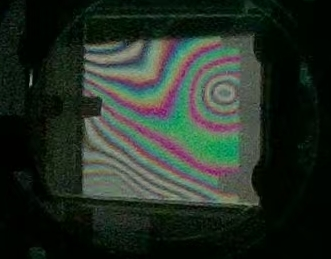
#> input picture Thickness_variation_analysis/example2/227b062e3179bf0809ca7c88c1eced72.jpg, 331 x 259 px; its folder holds only this picture in this run
$ python -i fringe_center.py   (imports and definitions only)   (older library calls are emulated)
#> lines starting #> are read from the running program, lines starting #| are printed output that depends on the picture; after the words box and inside, x2 and y2 are one past the last pixel; in counts of white or black regions, pixels touching at a corner belong together
#> further down, picture is the input picture: shape (259, 331, 3); mean B, G, R 37.8, 47.2, 37.1
"""白光干涉竖条纹的零光程差中心定位。"""
from __future__ import annotations

from collections import deque

import cv2
import numpy as np
from scipy import ndimage, signal

from app.engine.vision.fringe_width import locate_central_band


# [59 lines left out: functions _normalise, _estimate_period, _profiles_for_vertical_stripes, _symmetry_at, not called in this run]


def _aligned_region(image: np.ndarray) -> tuple[np.ndarray, float]:
    """沿 x(y)=x_mid+slope*(y-h/2) 对齐最多 64 行，保留中间高度横坐标。"""
    h, w = image.shape[:2]
#> h = 259; w = 331
    scale = min(1.0, 320.0 / max(h, w))
#> scale = 0.967
    small = cv2.resize(image, (max(3, round(w * scale)), max(3, round(h * scale))))
    small = small.astype(np.float32)
    if small.ndim == 3:
        small = small[:, :, :3]
    smooth = cv2.GaussianBlur(small, (0, 0), 1.0)
    gx = cv2.Sobel(smooth, cv2.CV_32F, 1, 0, ksize=3)
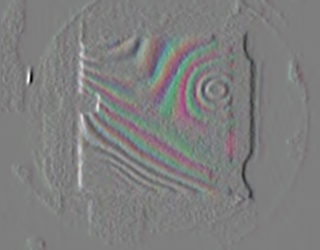
#> gx: shape (250, 320, 3) float32; mean B, G, R -0.2, -0.2, -0.1; drawn with min black and max white
    gy = cv2.Sobel(smooth, cv2.CV_32F, 0, 1, ksize=3)
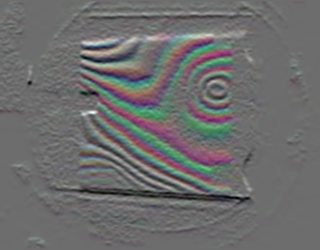
#> gy: shape (250, 320, 3) float32; mean B, G, R -0.2, -0.3, -0.1; drawn with min black and max white
    power = gx * gx + gy * gy
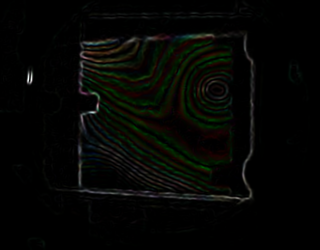
#> power: shape (250, 320, 3) float32; mean B, G, R 1305.8, 2103.8, 1794.3; drawn with min black and max white
    cap = float(np.percentile(power, 90))
#> cap = 5496.6
    weight = np.minimum(1.0, cap / np.maximum(power, 1e-12))
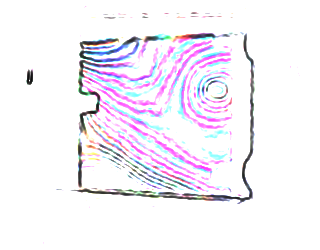
#> weight: shape (250, 320, 3) float32; mean B, G, R 0.973, 0.945, 0.96
    xx, yy, xy = (float(np.sum(v * weight)) for v in (gx*gx, gy*gy, gx*gy))
#> xx = 100023680; yy = 174487232; xy = -17716470
    agreement = np.hypot(xx - yy, 2 * xy) / max(xx + yy, 1e-12)
#> agreement = 0.3
    angle = .5 * np.arctan2(2 * xy, xx - yy)
#> angle = -1.35
    slope = -float(np.tan(angle)) * (w / small.shape[1]) / (h / small.shape[0])
#> slope = 4.42
    if agreement >= .35 and abs(slope) > np.tan(np.deg2rad(60)):
        raise ValueError("条纹接近水平，无法可靠定位竖直中心标线")
    if agreement < .35:
        slope = 0.0
    if abs(slope) < .003:
        slope = 0.0
    half_height = min((h - 1) / 2, .35 * (w - 1) / max(abs(slope), 1e-9))
#> half_height = 129
    rows = np.linspace(max(0, h/2-half_height), min(h-1, h/2+half_height),
                       min(64, h), dtype=np.float32)
#> rows = 64 values from 0.5 to 258
    shifts = slope * (rows - h/2)
#> shifts = 64 values from 0 to 0
    map_x = np.arange(w, dtype=np.float32)[None, :] + shifts[:, None]
    map_y = np.broadcast_to(rows[:, None], map_x.shape).copy()
    aligned = cv2.remap(image, map_x, map_y, cv2.INTER_LINEAR,
                        borderMode=cv2.BORDER_REPLICATE)
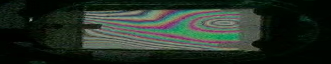
#> aligned: shape (64, 331, 3); mean B, G, R 37.4, 46.8, 36.7
    valid = (map_x >= 0) & (map_x <= w-1)
    # 对齐后选纹理清楚的行；边缘列只累加原图内的有效采样，不使用复制边界。
    row_gray = aligned if aligned.ndim == 2 else np.mean(aligned, axis=2)
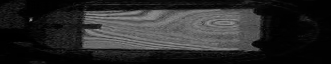
#> row_gray: shape (64, 331) float64; min 0, max 147.7, mean 40.3
    texture = np.mean(np.abs(np.diff(row_gray.astype(np.float32), axis=1)), axis=1)
#> texture = 64 values, max 5.37 at index 20, min 0.337 at index 63, mean 3.25
    keep = texture >= np.percentile(texture, 45)
    valid &= keep[:, None]
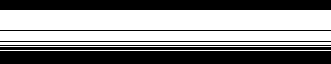
#> valid: shape (64, 331) bool; 54.7% white; 6 black regions, box (x1, y1, x2, y2) and area: (0, 51, 331, 64) 4303, (0, 0, 331, 10) 3310, (0, 47, 331, 50) 993, (0, 30, 331, 31) 331, (0, 41, 331, 42) 331, (0, 45, 331, 46) 331
    vals = aligned.astype(np.float32)
    if vals.ndim == 3:
        profile = np.sum(vals * valid[:, :, None], axis=0) / np.maximum(valid.sum(0)[:, None], 1)
#> profile = 331 rows, first 8: [9.74, 16.14, 7.97], [9.23, 15.69, 7.4], [8.34, 14.2, 6.43], [9.37, 15.26, 7.31], [10.66, 16.63, 8.54], [9.69, 15.66, 7.6], [9.23, 15.03, 7.51], [9.89, 15.69, 8.2]
    else:
        profile = np.sum(vals * valid, axis=0) / np.maximum(valid.sum(0), 1)
    return np.repeat(profile[None, ...], 20, axis=0), slope


# [335 lines left out: functions _find_aligned, find_center_in_region, find_center_by_band, _find_center_in_region, _find_center_by_band, not called in this run]


class CenterTracker:
    """对中心位置做抗抖、跳变拒绝和短时丢帧保持。"""

    # [13 lines left out: functions __init__, reset, not called in this run]

    @property
    def center(self) -> float | None:
        return self._center

    # [43 lines left out: functions update, reset_from_yolo, not called in this run]

>>> import cv2
>>> picture = cv2.imread('../../../Thickness_variation_analysis/example2/227b062e3179bf0809ca7c88c1eced72.jpg')
>>> result = _aligned_region(picture)
